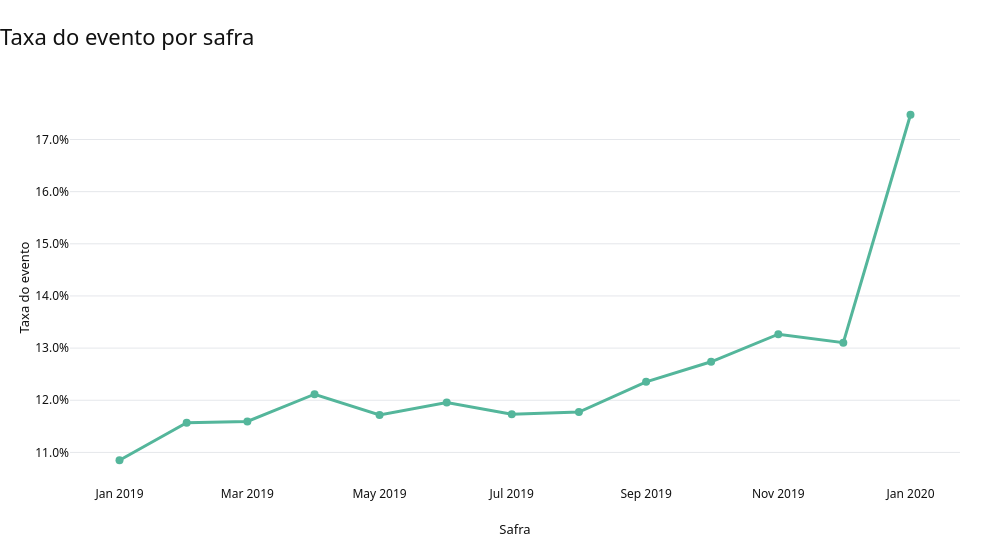

Here is the notebook cell this chart was saved with:
### Markdown cell above
## 4. O alvo aparenta ser binário e é estável por safra?

### Code cell
valores_alvo = sorted(base[ALVO].dropna().unique().tolist())
alvo_binario = set(valores_alvo).issubset({0, 1}) and len(valores_alvo) == 2
tabela_alvo = (base[ALVO].value_counts(dropna=False).rename_axis('valor').rename('quantidade').reset_index())
tabela_alvo['percentual'] = tabela_alvo['quantidade'] / len(base)
tabela_evento_safra = (
    base.assign(safra=safra_data).groupby('safra', as_index=False)[ALVO]
    .agg(quantidade_registros='size', quantidade_eventos='sum', taxa_evento='mean')
)
display(tabela_alvo.style.format({'percentual': '{:.2%}'}))
display(tabela_evento_safra.style.format({'safra': lambda x: x.strftime('%Y-%m'), 'taxa_evento': '{:.2%}'}))
fig_evento = go.Figure(go.Scatter(
    x=tabela_evento_safra['safra'], y=tabela_evento_safra['taxa_evento'], mode='lines+markers',
    line=dict(color=CORES['principal'], width=3), marker=dict(size=8),
    hovertemplate='Safra: %{x|%Y-%m}<br>Taxa do evento: %{y:.2%}<extra></extra>',
))
aplicar_layout_executivo(fig_evento, 'Taxa do evento por safra', titulo_eixo_x='Safra',
                         titulo_eixo_y='Taxa do evento', mostrar_legenda=False)
aplicar_eixo_percentual(fig_evento)
fig_evento.show()
salvar_grafico(fig_evento, '00_01_taxa_evento_por_safra', PASTA_FIGURAS)
display(Markdown(
    f"**Análise/Interpretação:** Valores não ausentes observados no alvo: **{valores_alvo}**; "
    f"alvo binário completo: **{alvo_binario}**; ausentes: **{base[ALVO].isna().sum():,}**. "
    f"A taxa global do evento adverso é **{base[ALVO].mean():.2%}** e varia de "
    f"**{tabela_evento_safra['taxa_evento'].min():.2%}** a **{tabela_evento_safra['taxa_evento'].max():.2%}** entre safras. "
    "Essa variação deve orientar a futura validação temporal, sem definir os cortes nesta etapa."
))

### Figure 1 — Plotly figure (JSON) as saved in the notebook; plotly's stock layout.template omitted (floating-point values rounded to 4 significant figures)
{"data": [{"hovertemplate": "Safra: %{x|%Y-%m}<br>Taxa do evento: %{y:.2%}<extra></extra>", "line": {"color": "#54B69B", "width": 3}, "marker": {"size": 8}, "mode": "lines+markers", "type": "scatter", "x": ["2019-01-01T00:00:00.000000", "2019-02-01T00:00:00.000000", "2019-03-01T00:00:00.000000", "2019-04-01T00:00:00.000000", "2019-05-01T00:00:00.000000", "2019-06-01T00:00:00.000000", "2019-07-01T00:00:00.000000", "2019-08-01T00:00:00.000000", "2019-09-01T00:00:00.000000", "2019-10-01T00:00:00.000000", "2019-11-01T00:00:00.000000", "2019-12-01T00:00:00.000000", "2020-01-01T00:00:00.000000"], "y": [0.1085, 0.1157, 0.1159, 0.1212, 0.1172, 0.1196, 0.1173, 0.1177, 0.1235, 0.1274, 0.1327, 0.1311, 0.1747]}], "layout": {"height": 550, "hovermode": "closest", "showlegend": false, "title": {"text": "Taxa do evento por safra"}, "width": 1000, "xaxis": {"title": {"text": "Safra"}}, "yaxis": {"tickformat": ".1%", "title": {"text": "Taxa do evento"}}}}
